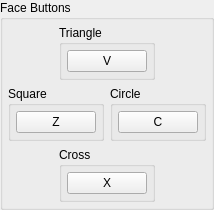
         <widget class="QGroupBox" name="groupBox_20">
          <property name="title">
           <string>Face Buttons</string>
          </property>
          <layout class="QVBoxLayout" name="verticalLayout_8">
           <property name="leftMargin">
            <number>5</number>
           </property>
           <property name="topMargin">
            <number>5</number>
           </property>
           <property name="rightMargin">
            <number>5</number>
           </property>
           <property name="bottomMargin">
            <number>5</number>
           </property>
           <item>
            <widget class="QWidget" name="widget" native="true">
             <layout class="QHBoxLayout" name="horizontalLayout_3">
              <property name="leftMargin">
               <number>0</number>
              </property>
              <property name="topMargin">
               <number>0</number>
              </property>
              <property name="rightMargin">
               <number>0</number>
              </property>
              <property name="bottomMargin">
               <number>0</number>
              </property>
              <item>
               <spacer name="horizontalSpacer_7">
                <property name="orientation">
                 <enum>Qt::Horizontal</enum>
                </property>
                <property name="sizeHint" stdset="0">
                 <size>
                  <width>40</width>
                  <height>20</height>
                 </size>
                </property>
               </spacer>
              </item>
              <item>
               <widget class="QGroupBox" name="groupBox_21">
                <property name="title">
                 <string>Triangle</string>
                </property>
                <layout class="QVBoxLayout" name="verticalLayout_7">
                 <property name="leftMargin">
                  <number>5</number>
                 </property>
                 <property name="topMargin">
                  <number>5</number>
                 </property>
                 <property name="rightMargin">
                  <number>5</number>
                 </property>
                 <property name="bottomMargin">
                  <number>5</number>
                 </property>
                 <item>
                  <widget class="QPushButton" name="b_triangle">
                   <property name="text">
                    <string>V</string>
                   </property>
                   <property name="autoDefault">
                    <bool>false</bool>
                   </property>
                  </widget>
                 </item>
                </layout>
               </widget>
              </item>
              <item>
               <spacer name="horizontalSpacer_8">
                <property name="orientation">
                 <enum>Qt::Horizontal</enum>
                </property>
                <property name="sizeHint" stdset="0">
                 <size>
                  <width>40</width>
                  <height>20</height>
                 </size>
                </property>
               </spacer>
              </item>
             </layout>
            </widget>
           </item>
           <item>
            <layout class="QHBoxLayout" name="horizontalLayout_5">
             <item>
              <widget class="QGroupBox" name="groupBox_23">
               <property name="title">
                <string>Square</string>
               </property>
               <layout class="QVBoxLayout" name="verticalLayout_4">
                <property name="leftMargin">
                 <number>5</number>
                </property>
                <property name="topMargin">
                 <number>5</number>
                </property>
                <property name="rightMargin">
                 <number>5</number>
                </property>
                <property name="bottomMargin">
                 <number>5</number>
                </property>
                <item>
                 <widget class="QPushButton" name="b_square">
                  <property name="text">
                   <string>Z</string>
                  </property>
                  <property name="autoDefault">
                   <bool>false</bool>
                  </property>
                 </widget>
                </item>
               </layout>
              </widget>
             </item>
             <item>
              <widget class="QGroupBox" name="groupBox_22">
               <property name="title">
                <string>Circle</string>
               </property>
               <layout class="QVBoxLayout" name="verticalLayout_5">
                <property name="leftMargin">
                 <number>5</number>
                </property>
                <property name="topMargin">
                 <number>5</number>
                </property>
                <property name="rightMargin">
                 <number>5</number>
                </property>
                <property name="bottomMargin">
                 <number>5</number>
                </property>
                <item>
                 <widget class="QPushButton" name="b_circle">
                  <property name="text">
                   <string>C</string>
                  </property>
                  <property name="autoDefault">
                   <bool>false</bool>
                  </property>
                 </widget>
                </item>
               </layout>
              </widget>
             </item>
            </layout>
           </item>
           <item>
            <widget class="QWidget" name="widget_2" native="true">
             <layout class="QHBoxLayout" name="horizontalLayout_4">
              <property name="leftMargin">
               <number>0</number>
              </property>
              <property name="topMargin">
               <number>0</number>
              </property>
              <property name="rightMargin">
               <number>0</number>
              </property>
              <property name="bottomMargin">
               <number>0</number>
              </property>
              <item>
               <spacer name="horizontalSpacer_5">
                <property name="orientation">
                 <enum>Qt::Horizontal</enum>
                </property>
                <property name="sizeHint" stdset="0">
                 <size>
                  <width>40</width>
                  <height>20</height>
                 </size>
                </property>
               </spacer>
              </item>
              <item>
               <widget class="QGroupBox" name="groupBox_24">
                <property name="title">
                 <string>Cross</string>
                </property>
                <layout class="QVBoxLayout" name="verticalLayout_6">
                 <property name="leftMargin">
                  <number>5</number>
                 </property>
                 <property name="topMargin">
                  <number>5</number>
                 </property>
                 <property name="rightMargin">
                  <number>5</number>
                 </property>
                 <property name="bottomMargin">
                  <number>5</number>
                 </property>
                 <item>
                  <widget class="QPushButton" name="b_cross">
                   <property name="text">
                    <string>X</string>
                   </property>
                   <property name="autoDefault">
                    <bool>false</bool>
                   </property>
                  </widget>
                 </item>
                </layout>
               </widget>
              </item>
              <item>
               <spacer name="horizontalSpacer_6">
                <property name="orientation">
                 <enum>Qt::Horizontal</enum>
                </property>
                <property name="sizeHint" stdset="0">
                 <size>
                  <width>40</width>
                  <height>20</height>
                 </size>
                </property>
               </spacer>
              </item>
             </layout>
            </widget>
           </item>
          </layout>
         </widget>
